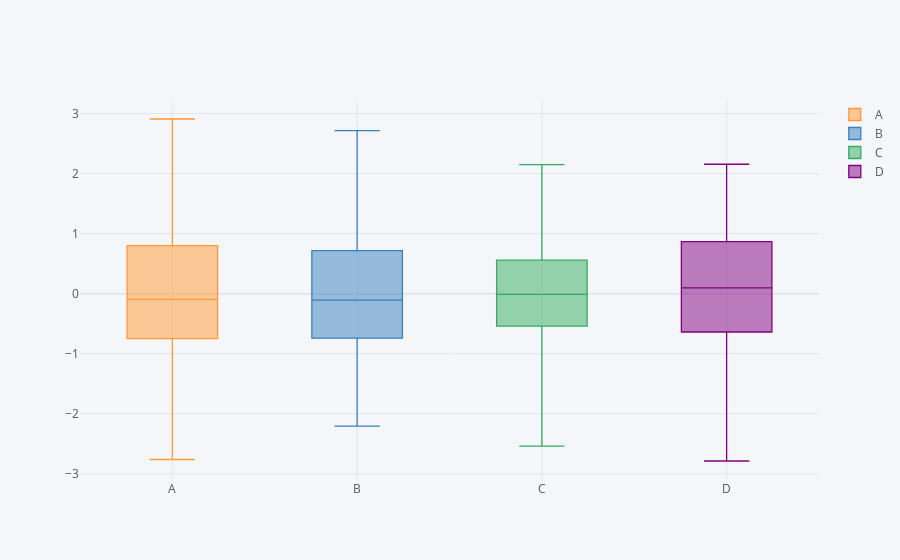

Here is the notebook cell this chart was saved with:
### Code cell
configure_plotly_browser_state()
init_notebook_mode(connected=True)

df.iplot(kind='box')
